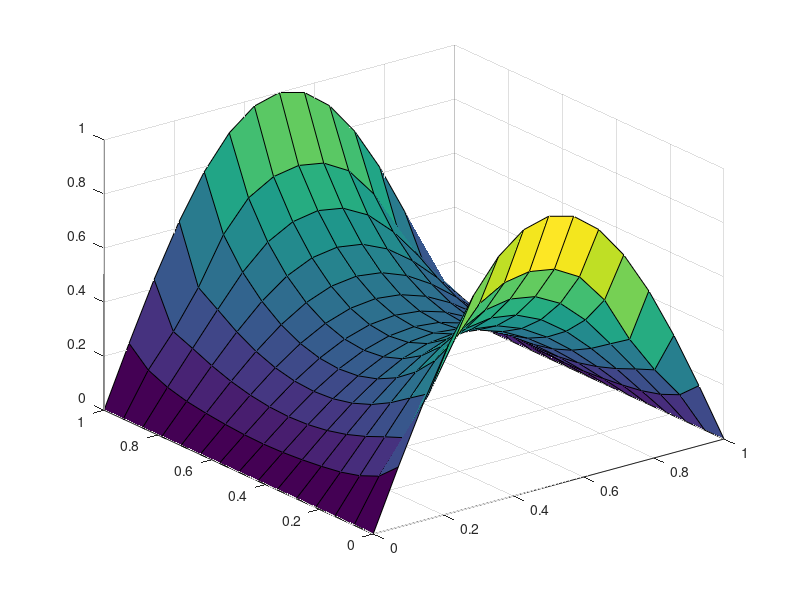

This figure's MATLAB source:
function bem_square
%BEM_SQUARE Lösung der Laplace-Gleichung auf einem Quadrat

% (0,1)     top      (1,1)
%      *------------*
%      |            |
%      |            |
% left |            | right
%      |            |
%      |            |
%      *------------*
% (0,0)    bottom    (1,0)

% Randwerte
u_bottom = @(x, y) sin(x*pi);
u_right = @(x, y) zeros(size(x));
u_top = @(x, y) sin(x*pi);
u_left = @(x, y) zeros(size(x));

n = 4;

%% Fundamentallösung
    function z = ustar(x, y, xi_x, xi_y)
        dist = sqrt((x-xi_x).^2 + (y-xi_y).^2);
        
        z = -1/(2*pi)*log(dist);
    end

    function z = dustar(x, y, xi_x, xi_y, n_x, n_y)
        diff_x = x-xi_x;
        diff_y = y-xi_y;
        
        dist = diff_x.^2 + diff_y.^2;
        
        z = -(diff_x.*n_x+diff_y.*n_y)./(2*pi*dist);
    end

%% LGS aufstellen und lösen
H = zeros(4*n,4*n);
G = zeros(4*n,4*n);
u = zeros(4*n, 1);
xi = zeros(4*n, 5);

for i=1:n
    width = 1/n;
    offset = width/2;
    
    t = offset+(i-1)*width;
    
    %              x y Seite   start     end
    xi(i,:)     = [t 0   1   t-offset t+offset];
    xi(n+i,:)   = [1 t   2   t-offset t+offset];
    xi(2*n+i,:) = [t 1   3   t-offset t+offset];
    xi(3*n+i,:) = [0 t   4   t-offset t+offset];
end

% Randwerte
for i=1:4*n
    side = xi(i, 3);
    
    switch side
        case 1
            u(i) = u_bottom(xi(i,1), xi(i,2));
        case 2
           u(i) = u_right(xi(i,1), xi(i,2));
        case 3
           u(i) = u_top(xi(i,1), xi(i,2));
        case 4
           u(i) = u_left(xi(i,1), xi(i,2));
    end
end

% Basisfunktionen
for i = 1:4*n
    phi{i} = @(t) t >= xi(i, 4) & t <= xi(i, 5); 
end

% Schleife über die Randpunkte
for i=1:4*n
    xi_x = xi(i, 1);
    xi_y = xi(i, 2);
    
    % Schleife über die Basisfunktionen
    for j = 1:4*n
        side = xi(j, 3);
        
        switch side
            case 1
                H(i,j) = quadgk(@(x) phi{j}(x) .* dustar(x, 0, xi_x, xi_y, 0, -1), 0, 1) ...
                    + (i == j) * (0.5*u_bottom(xi_x, xi_y));
                
                G(i,j) = quadgk(@(x) phi{j}(x) .* ustar(x, 0, xi_x, xi_y), 0, 1);
            case 2
                H(i,j) = quadgk(@(y) phi{j}(y) .* dustar(1, y, xi_x, xi_y, 1, 0), 0, 1) ... 
                    + (i == j) * (0.5*u_right(xi_x, xi_y));
                
                G(i,j) = quadgk(@(y) phi{j}(y) .* ustar(1, y, xi_x, xi_y), 0, 1);
            case 3
                H(i,j) = quadgk(@(x) phi{j}(x) .* dustar(x, 1, xi_x, xi_y, 0, 1), 0, 1) ...
                    + (i == j) * (0.5*u_top(xi_x, xi_y));
                
                G(i,j) = quadgk(@(x) phi{j}(x) .* ustar(x, 1, xi_x, xi_y), 0, 1);
            case 4
                H(i,j) = quadgk(@(y) phi{j}(y) .* dustar(0, y, xi_x, xi_y, -1, 0), 0, 1) ...
                    + (i == j) * (0.5*u_left(xi_x, xi_y));
                
                G(i,j) = quadgk(@(y) phi{j}(y) .* ustar(0, y, xi_x, xi_y), 0, 1);
        end
    end
end

q=G\(H*u);

%% Lösung für innere Punkte
np = 15;

[lx, ly] = meshgrid(linspace(0,1,np), linspace(0,1,np));

z = zeros(size(lx));

for i = 1:np
    z(i,1) = u_bottom(lx(i,1), ly(i,1));
    z(i,np) = u_top(lx(i,np), ly(i,np));
    
    z(1,i) = u_top(lx(1,i), ly(1,i));
    z(np,i) = u_bottom(lx(np,i), ly(np,i));
end
    
for i = 2:np-1
    for j = 2:np-1
        xi_x = lx(i, j);
        xi_y = ly(i, j);

        for k = 1:4*n
            side = xi(k, 3);
            
            switch side
                case 1
                    z(i,j) = z(i,j) + q(k) * quadgk(@(x) phi{k}(x) .* ustar(x, 0, xi_x, xi_y), 0, 1) ...
                            - u(k) * quadgk(@(x) phi{k}(x) .* dustar(x, 0, xi_x, xi_y,  0, -1), 0, 1);
                case 2
                    z(i,j) = z(i,j) + q(k) * quadgk(@(y) phi{k}(y) .* ustar(1, y, xi_x, xi_y), 0, 1) ...
                            - u(k) * quadgk(@(y) phi{k}(y) .* dustar(1, y, xi_x, xi_y,  1,  0), 0, 1);
                case 3
                    z(i,j) = z(i,j) + q(k) * quadgk(@(x) phi{k}(x) .* ustar(x, 1, xi_x, xi_y), 0, 1) ...
                            - u(k) * quadgk(@(x) phi{k}(x) .* dustar(x, 1, xi_x, xi_y,  0,  1), 0, 1);
                case 4
                    z(i,j) = z(i,j) + q(k) * quadgk(@(y) phi{k}(y) .* ustar(0, y, xi_x, xi_y), 0, 1) ...
                            - u(k) * quadgk(@(y) phi{k}(y) .* dustar(0, y, xi_x, xi_y, -1,  0), 0, 1);
            end
        end
    end
end

surf(lx, ly, z);

end
